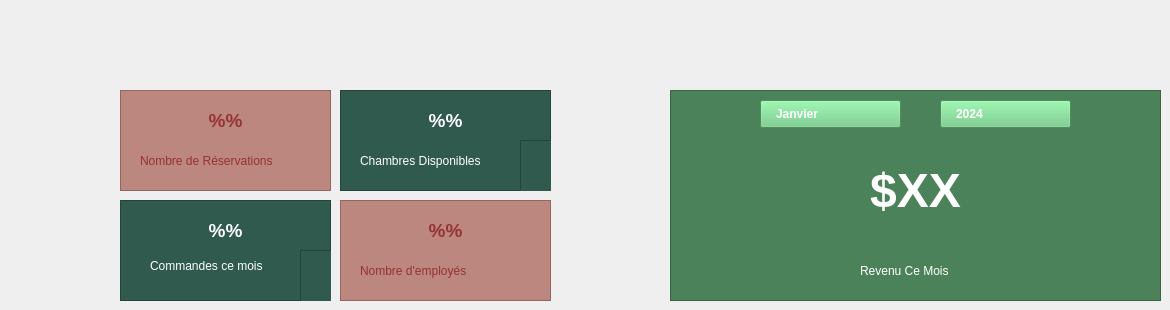
       <widget class="QWidget" name="tab_34">
        <attribute name="icon">
         <iconset resource="purestaybackground.qrc">
          <normaloff>:/Purestay/images/icones/Apercu.png</normaloff>:/Purestay/images/icones/Apercu.png</iconset>
        </attribute>
        <attribute name="title">
         <string>Aperçu</string>
        </attribute>
        <widget class="QFrame" name="frame_30">
         <property name="geometry">
          <rect>
           <x>340</x>
           <y>90</y>
           <width>211</width>
           <height>101</height>
          </rect>
         </property>
         <property name="styleSheet">
          <string notr="true"> background: rgb(187,135,126);
background-color:rgb(47,90,77);

color:white;</string>
         </property>
         <property name="frameShape">
          <enum>QFrame::StyledPanel</enum>
         </property>
         <property name="frameShadow">
          <enum>QFrame::Raised</enum>
         </property>
         <widget class="QLabel" name="label_16">
          <property name="geometry">
           <rect>
            <x>60</x>
            <y>10</y>
            <width>91</width>
            <height>41</height>
           </rect>
          </property>
          <property name="text">
           <string>&lt;html&gt;&lt;head/&gt;&lt;body&gt;&lt;p align=&quot;center&quot;&gt;&lt;span style=&quot; font-size:14pt; font-weight:700;&quot;&gt;%%&lt;/span&gt;&lt;/p&gt;&lt;/body&gt;&lt;/html&gt;</string>
          </property>
         </widget>
         <widget class="QLabel" name="label_17">
          <property name="geometry">
           <rect>
            <x>20</x>
            <y>50</y>
            <width>181</width>
            <height>41</height>
           </rect>
          </property>
          <property name="text">
           <string>Chambres Disponibles</string>
          </property>
         </widget>
         <widget class="QFrame" name="frame_32">
          <property name="geometry">
           <rect>
            <x>180</x>
            <y>50</y>
            <width>211</width>
            <height>101</height>
           </rect>
          </property>
          <property name="styleSheet">
           <string notr="true"> background: rgb(187,135,126);
background-color:rgb(47,90,77);

color:white;</string>
          </property>
          <property name="frameShape">
           <enum>QFrame::StyledPanel</enum>
          </property>
          <property name="frameShadow">
           <enum>QFrame::Raised</enum>
          </property>
          <widget class="QLabel" name="label_151">
           <property name="geometry">
            <rect>
             <x>60</x>
             <y>10</y>
             <width>91</width>
             <height>41</height>
            </rect>
           </property>
           <property name="text">
            <string>&lt;html&gt;&lt;head/&gt;&lt;body&gt;&lt;p align=&quot;center&quot;&gt;&lt;span style=&quot; font-size:14pt; font-weight:700;&quot;&gt;%%&lt;/span&gt;&lt;/p&gt;&lt;/body&gt;&lt;/html&gt;</string>
           </property>
          </widget>
          <widget class="QLabel" name="label_152">
           <property name="geometry">
            <rect>
             <x>20</x>
             <y>50</y>
             <width>181</width>
             <height>41</height>
            </rect>
           </property>
           <property name="text">
            <string>Chambres Disponibles</string>
           </property>
          </widget>
         </widget>
        </widget>
        <widget class="QFrame" name="frame_31">
         <property name="geometry">
          <rect>
           <x>120</x>
           <y>90</y>
           <width>211</width>
           <height>101</height>
          </rect>
         </property>
         <property name="styleSheet">
          <string notr="true"> background: rgb(187,135,126);
color:rgb(150,50,50);</string>
         </property>
         <property name="frameShape">
          <enum>QFrame::StyledPanel</enum>
         </property>
         <property name="frameShadow">
          <enum>QFrame::Raised</enum>
         </property>
         <widget class="QLabel" name="label_8">
          <property name="geometry">
           <rect>
            <x>60</x>
            <y>10</y>
            <width>91</width>
            <height>41</height>
           </rect>
          </property>
          <property name="text">
           <string>&lt;html&gt;&lt;head/&gt;&lt;body&gt;&lt;p align=&quot;center&quot;&gt;&lt;span style=&quot; font-size:14pt; font-weight:700;&quot;&gt;%%&lt;/span&gt;&lt;/p&gt;&lt;/body&gt;&lt;/html&gt;</string>
          </property>
         </widget>
         <widget class="QLabel" name="label_9">
          <property name="geometry">
           <rect>
            <x>20</x>
            <y>50</y>
            <width>181</width>
            <height>41</height>
           </rect>
          </property>
          <property name="text">
           <string>Nombre de Réservations</string>
          </property>
         </widget>
        </widget>
        <widget class="QFrame" name="frame_33">
         <property name="geometry">
          <rect>
           <x>120</x>
           <y>200</y>
           <width>211</width>
           <height>101</height>
          </rect>
         </property>
         <property name="styleSheet">
          <string notr="true"> background: rgb(187,135,126);
background-color:rgb(47,90,77);

color:white;</string>
         </property>
         <property name="frameShape">
          <enum>QFrame::StyledPanel</enum>
         </property>
         <property name="frameShadow">
          <enum>QFrame::Raised</enum>
         </property>
         <widget class="QLabel" name="label_153">
          <property name="geometry">
           <rect>
            <x>60</x>
            <y>10</y>
            <width>91</width>
            <height>41</height>
           </rect>
          </property>
          <property name="text">
           <string>&lt;html&gt;&lt;head/&gt;&lt;body&gt;&lt;p align=&quot;center&quot;&gt;&lt;span style=&quot; font-size:14pt; font-weight:700;&quot;&gt;%%&lt;/span&gt;&lt;/p&gt;&lt;/body&gt;&lt;/html&gt;</string>
          </property>
         </widget>
         <widget class="QLabel" name="label_154">
          <property name="geometry">
           <rect>
            <x>30</x>
            <y>50</y>
            <width>231</width>
            <height>31</height>
           </rect>
          </property>
          <property name="text">
           <string>Commandes ce mois</string>
          </property>
         </widget>
         <widget class="QFrame" name="frame_34">
          <property name="geometry">
           <rect>
            <x>180</x>
            <y>50</y>
            <width>211</width>
            <height>101</height>
           </rect>
          </property>
          <property name="styleSheet">
           <string notr="true"> background: rgb(187,135,126);
background-color:rgb(47,90,77);

color:white;</string>
          </property>
          <property name="frameShape">
           <enum>QFrame::StyledPanel</enum>
          </property>
          <property name="frameShadow">
           <enum>QFrame::Raised</enum>
          </property>
          <widget class="QLabel" name="label_155">
           <property name="geometry">
            <rect>
             <x>60</x>
             <y>10</y>
             <width>91</width>
             <height>41</height>
            </rect>
           </property>
           <property name="text">
            <string>&lt;html&gt;&lt;head/&gt;&lt;body&gt;&lt;p align=&quot;center&quot;&gt;&lt;span style=&quot; font-size:14pt; font-weight:700;&quot;&gt;%%&lt;/span&gt;&lt;/p&gt;&lt;/body&gt;&lt;/html&gt;</string>
           </property>
          </widget>
          <widget class="QLabel" name="label_156">
           <property name="geometry">
            <rect>
             <x>20</x>
             <y>50</y>
             <width>181</width>
             <height>41</height>
            </rect>
           </property>
           <property name="text">
            <string>Chambres Disponibles</string>
           </property>
          </widget>
         </widget>
        </widget>
        <widget class="QFrame" name="frame_35">
         <property name="geometry">
          <rect>
           <x>340</x>
           <y>200</y>
           <width>211</width>
           <height>101</height>
          </rect>
         </property>
         <property name="styleSheet">
          <string notr="true"> background: rgb(187,135,126);
color:rgb(150,50,50);</string>
         </property>
         <property name="frameShape">
          <enum>QFrame::StyledPanel</enum>
         </property>
         <property name="frameShadow">
          <enum>QFrame::Raised</enum>
         </property>
         <widget class="QLabel" name="label_10">
          <property name="geometry">
           <rect>
            <x>60</x>
            <y>10</y>
            <width>91</width>
            <height>41</height>
           </rect>
          </property>
          <property name="text">
           <string>&lt;html&gt;&lt;head/&gt;&lt;body&gt;&lt;p align=&quot;center&quot;&gt;&lt;span style=&quot; font-size:14pt; font-weight:700;&quot;&gt;%%&lt;/span&gt;&lt;/p&gt;&lt;/body&gt;&lt;/html&gt;</string>
          </property>
         </widget>
         <widget class="QLabel" name="label_11">
          <property name="geometry">
           <rect>
            <x>20</x>
            <y>50</y>
            <width>181</width>
            <height>41</height>
           </rect>
          </property>
          <property name="text">
           <string>Nombre d'employés</string>
          </property>
         </widget>
        </widget>
        <widget class="QFrame" name="frame_36">
         <property name="geometry">
          <rect>
           <x>670</x>
           <y>90</y>
           <width>491</width>
           <height>211</height>
          </rect>
         </property>
         <property name="styleSheet">
          <string notr="true"> background: rgb(187,135,126);
background:rgb(76,130,89);

color:white;</string>
         </property>
         <property name="frameShape">
          <enum>QFrame::StyledPanel</enum>
         </property>
         <property name="frameShadow">
          <enum>QFrame::Raised</enum>
         </property>
         <widget class="QComboBox" name="comboBox_24">
          <property name="geometry">
           <rect>
            <x>270</x>
            <y>10</y>
            <width>141</width>
            <height>28</height>
           </rect>
          </property>
          <property name="styleSheet">
           <string notr="true">QComboBox
{
margin-right:10px;
appearance:none;
padding-left:15px;
padding-right:20px;
font-weight:600;
background-color: rgb(105, 201, 128);
height:35px;
}
QComboBox::drop-down {
	border:none;
}
QComboBox::down-arrow {
	image:url(:/Purestay/images/icones/arrow.png);
	padding-right:20px;
	width:20px;
	color:white;
}

QComboBox::QListView {
background-color:rgb(129,153,101);
}

QComboBox::QListViewItem {
background-color:rgb(129,153,101);
}





</string>
          </property>
          <item>
           <property name="text">
            <string>2024</string>
           </property>
          </item>
          <item>
           <property name="text">
            <string>2023</string>
           </property>
          </item>
          <item>
           <property name="text">
            <string>2022</string>
           </property>
          </item>
          <item>
           <property name="text">
            <string>2021</string>
           </property>
          </item>
          <item>
           <property name="text">
            <string>2020</string>
           </property>
          </item>
         </widget>
         <widget class="QComboBox" name="comboBox_26">
          <property name="geometry">
           <rect>
            <x>90</x>
            <y>10</y>
            <width>151</width>
            <height>28</height>
           </rect>
          </property>
          <property name="styleSheet">
           <string notr="true">QComboBox
{
margin-right:10px;
appearance:none;
padding-left:15px;
padding-right:20px;
font-weight:600;
background-color: rgb(105, 201, 128);
height:35px;
}
QComboBox::drop-down {
	border:none;
}
QComboBox::down-arrow {
	image:url(:/Purestay/images/icones/arrow.png);
	padding-right:20px;
	width:20px;
	color:white;
}

QComboBox::QListView {
background-color:rgb(129,153,101);
}

QComboBox::QListViewItem {
background-color:rgb(129,153,101);
}





</string>
          </property>
          <item>
           <property name="text">
            <string>Janvier</string>
           </property>
          </item>
          <item>
           <property name="text">
            <string>Fevrier</string>
           </property>
          </item>
          <item>
           <property name="text">
            <string>Mars</string>
           </property>
          </item>
          <item>
           <property name="text">
            <string>Avril</string>
           </property>
          </item>
          <item>
           <property name="text">
            <string>Mai</string>
           </property>
          </item>
          <item>
           <property name="text">
            <string>Juin</string>
           </property>
          </item>
          <item>
           <property name="text">
            <string>Juillet</string>
           </property>
          </item>
          <item>
           <property name="text">
            <string>Août</string>
           </property>
          </item>
          <item>
           <property name="text">
            <string>Septembre</string>
           </property>
          </item>
          <item>
           <property name="text">
            <string>Octobre</string>
           </property>
          </item>
          <item>
           <property name="text">
            <string>Novembre</string>
           </property>
          </item>
          <item>
           <property name="text">
            <string>Décembre</string>
           </property>
          </item>
         </widget>
         <widget class="QLabel" name="label_158">
          <property name="geometry">
           <rect>
            <x>170</x>
            <y>60</y>
            <width>151</width>
            <height>81</height>
           </rect>
          </property>
          <property name="text">
           <string>&lt;html&gt;&lt;head/&gt;&lt;body&gt;&lt;p align=&quot;center&quot;&gt;&lt;span style=&quot; font-size:36pt; font-weight:700;&quot;&gt;$XX&lt;/span&gt;&lt;/p&gt;&lt;/body&gt;&lt;/html&gt;</string>
          </property>
         </widget>
         <widget class="QLabel" name="label_159">
          <property name="geometry">
           <rect>
            <x>190</x>
            <y>160</y>
            <width>181</width>
            <height>41</height>
           </rect>
          </property>
          <property name="text">
           <string>Revenu Ce Mois</string>
          </property>
         </widget>
        </widget>
       </widget>
